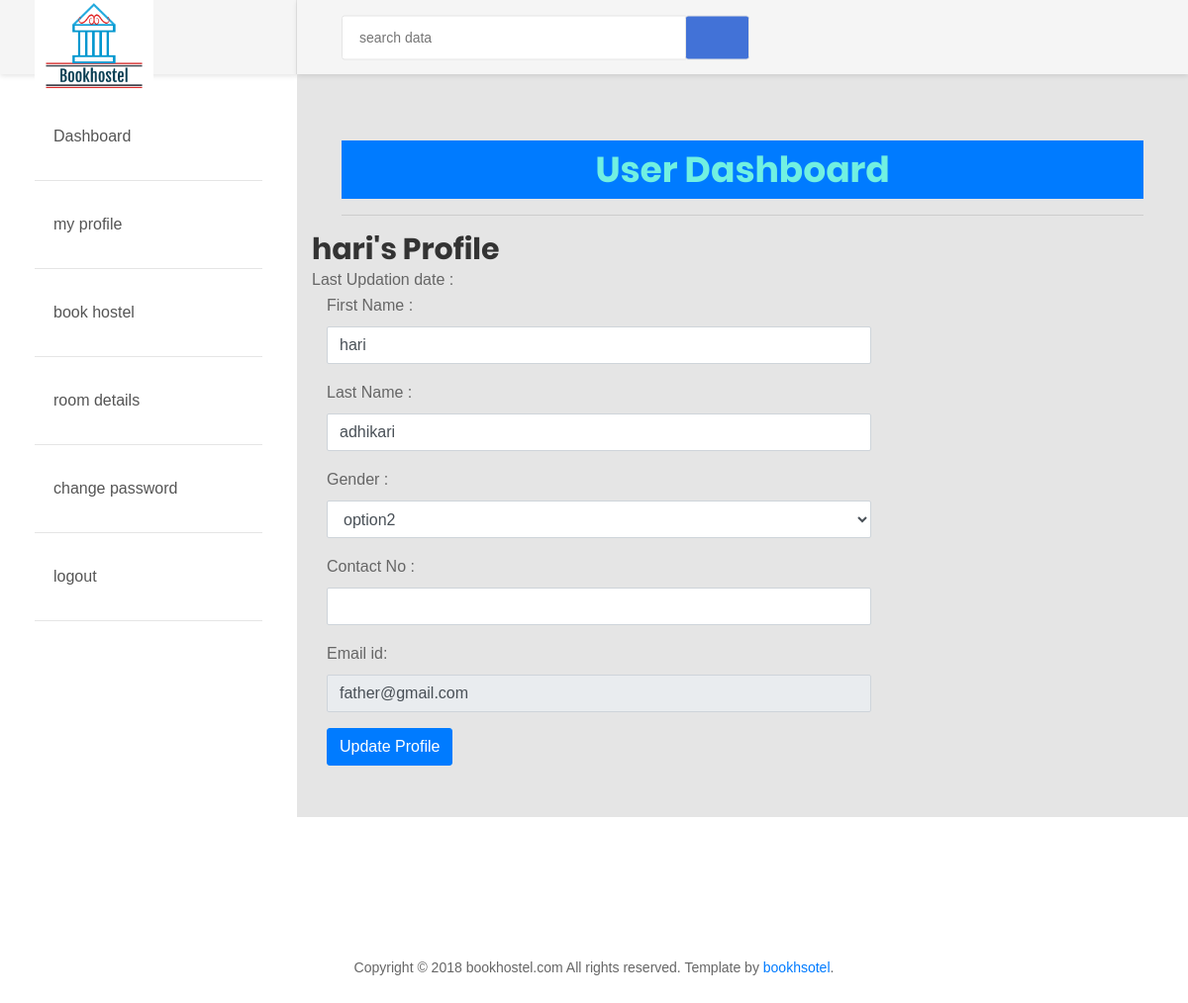
The page /userdashboard/myProfile.php (signed in) on the database its author committed.
### tables this page shows
CREATE TABLE `register` (
  `Id` int(20) NOT NULL,
  `First_name` varchar(20) NOT NULL,
  `Last_name` varchar(20) NOT NULL,
  `Address` varchar(25) NOT NULL,
  `Gender` varchar(250) NOT NULL,
  `Contact` varchar(20) NOT NULL,
  `Email_ID` varchar(25) NOT NULL,
  `Password` varchar(25) NOT NULL,
  `Cpassword` varchar(100) NOT NULL,
  `TimeUpd` varchar(50) NOT NULL
);

### userdashboard/myProfile.php (the view, shortened to what this page needs)
	<?php include('header.php');?>
	<div class="ts-main-content">
		<div class="content-wrapper">
			<div class="container-fluid">
	<?php
$aid=$_SESSION['id'];
	$ret="select * from register where id=?";
		$stmt= $mysqli->prepare($ret) ;
	 $stmt->bind_param('i',$aid);
	 $stmt->execute() ;
	 $res=$stmt->get_result();
	   while($row=$res->fetch_object())
	  {
	  	?>
				<div class="row">
					<div class="col-md-12">
						<h2 class="page-title"><?php echo $row->First_name;?>'s&nbsp;Profile </h2>
						<div class="row">
							<div class="col-md-12">
								<div class="panel panel-primary">
									<div class="panel-heading">
 Last Updation date : &nbsp; <?php echo $row->TimeUpd;?>
</div>
<div class="panel-body">
<form method="post" action="" name="registration" class="form-horizontal" onSubmit="return valid();">
<div class="form-group">
<label class="col-sm-2 control-label">First Name : </label>
<div class="col-sm-8">
<input type="text" name="fname" id="fname"  class="form-control" value="<?php echo $row->First_name;?>"   required="required" >
</div>
</div>
<div class="form-group">
<label class="col-sm-2 control-label">Last Name : </label>
<div class="col-sm-8">
<input type="text" name="lname" id="lname"  class="form-control" value="<?php echo $row->Last_name;?>" required="required">
</div>
</div>
<div class="form-group">
<label class="col-sm-2 control-label">Gender : </label>
<div class="col-sm-8">
<select name="gender" class="form-control" required="required">
<option value="<?php echo $row->gender;?>"><?php echo $row->Gender;?></option>
</select>
</div>
</div>
<div class="form-group">
<label class="col-sm-2 control-label">Contact No : </label>
<div class="col-sm-8">
<input type="text" name="contact" id="contact"  class="form-control" maxlength="10" value="<?php echo $row->Contact;?>" required="required">
</div>
</div>
<div class="form-group">
<label class="col-sm-2 control-label">Email id: </label>
<div class="col-sm-8">
<input type="email" name="email" id="email"  class="form-control" value="<?php echo $row->Email_ID;?>" readonly>
</div>
</div>
<?php } ?>
<div class="col-sm-6 col-sm-offset-4">
<input type="submit" name="update" Value="Update Profile" class="btn btn-primary">
</div>
</form>
									</div>
									</div>
								</div>
							</div>
						</div>
							</div>
						</div>
					</div>
				</div>
			</div>
		</div>
<?php require "footer.php";?>

### rows shown on the page
register: First_name "hari", fname "hari", lname "adhikari", gender "option2", email "father@gmail.com"
